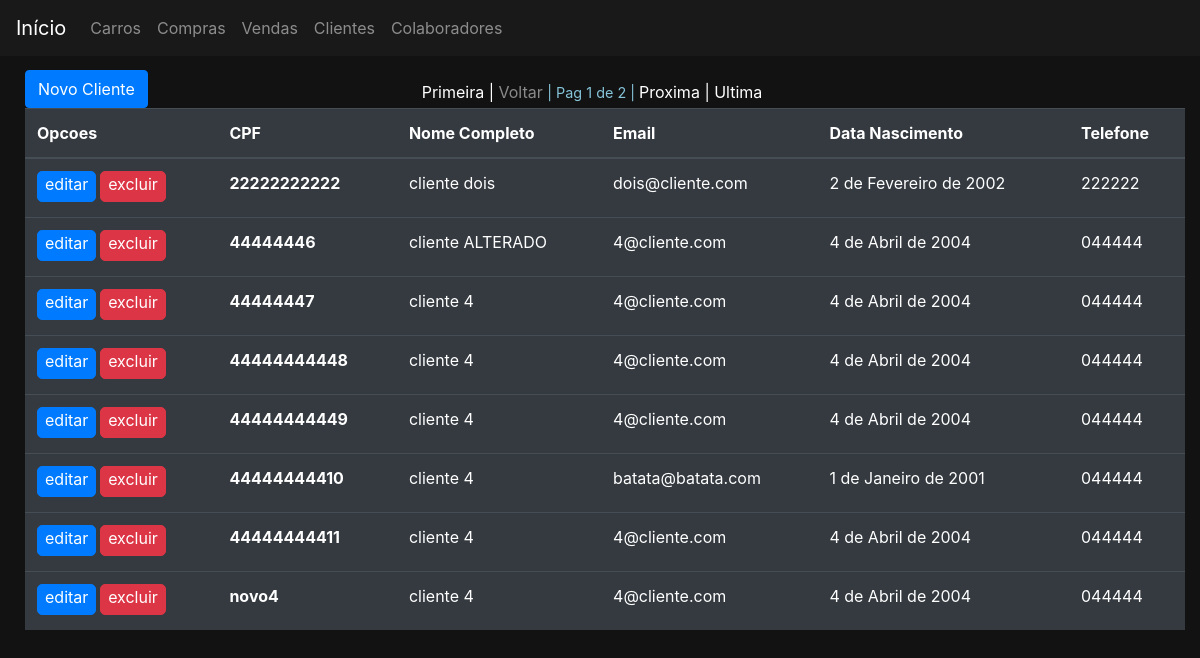
/clientes/, run on an earlier commit of the app's database.
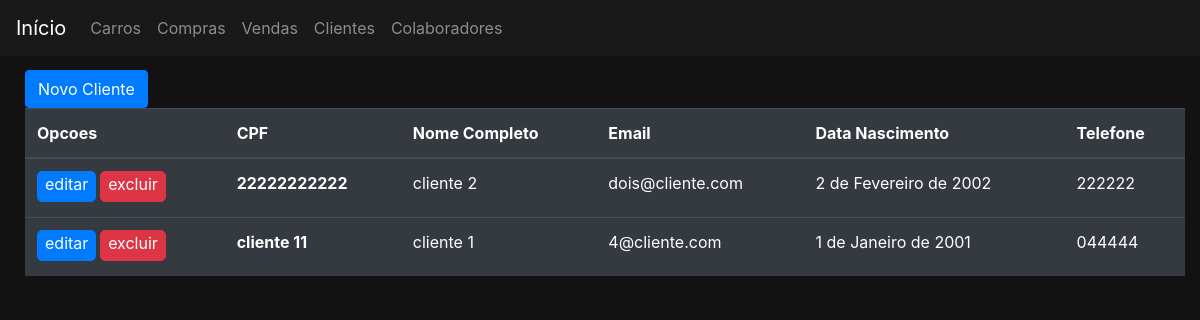
And on a later commit of the database.
### clientes/models.py (models this page shows)
class Cliente(Pessoa):
    renda = models.DecimalField(max_digits=15, decimal_places=2, verbose_name='renda')
    profissao = models.CharField(max_length=20, verbose_name='profissao')
    class Meta:
        permissions = (
            ('permissao_gerente', 'permissao gerente'),
            ('permissao_supervisor', 'permissao supervisor'),
            ('permissao_vendedor', 'permissao vendendor'),
            ('permissao_funcionario', 'permissao todos funcionarios'),
        )

### clientes/views.py (the view)
# urls.py: path('', views.ClienteListar.as_view(), name='listar'),
class ClienteListar(generic.ListView, LoginRequiredMixin):
    model = Cliente
    paginate_by = 8
    template_name = 'clientes/clientes.html'
    permission_required = 'clientes.permissao_funcionario'

### clientes/templates/clientes/clientes.html (shortened to what this page needs)
{% extends 'base.html' %}
{% block pagination %}
    <div class="container">
        <div class="row">
            <div class="col-md-4">
                <a href=" {% url 'clientes:criar' %}" class="btn btn-primary botao_topo">Novo Cliente</a>
            </div>
            <div class="col-md-6">{{ block.super }}</div>
        </div>
    </div>
{% endblock %}
{% block 'body' %}
    <div class="container" >
        <div class="row">
            <div class="col-md">
                <table class="table table-dark">
                    <thead>
                        <tr>
                            <th scope="col">Opcoes</th>
                            <th scope="col">CPF</th>
                            <th scope="col">Nome Completo</th>
                            <th scope="col">Email</th>
                            <th scope="col">Data Nascimento</th>
                            <th scope="col">Telefone</th>
                        </tr>
                    </thead>
                    <tbody>
                        {% for cliente in cliente_list %}
                            <tr>
                                <th>
                                    <a href="{% url 'clientes:editar' cliente.pk %}" class="btn btn-primary botao_tabela">editar</a>
                                    <a href="{% url 'clientes:excluir' cliente.pk %}" class="btn btn-danger botao_tabela">excluir</a>
                                </th>
                                <th>{{cliente.cpf}}</th>
                                <td>{{cliente.nomeCompleto}}</td>
                                <td>{{cliente.email}}</td>
                                <td>{{cliente.dataNascimento}}</td>
                                <td>{{cliente.telefone}}</td>
                            </tr>
                        {% endfor %}
                    </tbody>
                </table>
            </div>
        </div>
    </div>
{% endblock %}

What changed in the data, as far as the page shows it:
removed Cliente: cpf "44444446", nomeCompleto "cliente ALTERADO", email "4@cliente.com", dataNascimento "4 de Abril de 2004", telefone "044444"
removed Cliente: cpf "44444447", nomeCompleto "cliente 4", email "4@cliente.com", dataNascimento "4 de Abril de 2004", telefone "044444"
removed Cliente: cpf "44444444448", nomeCompleto "cliente 4", email "4@cliente.com", dataNascimento "4 de Abril de 2004", telefone "044444"
removed Cliente: cpf "44444444449", nomeCompleto "cliente 4", email "4@cliente.com", dataNascimento "4 de Abril de 2004", telefone "044444"
removed Cliente: cpf "44444444410", nomeCompleto "cliente 4", email "batata@batata.com", dataNascimento "1 de Janeiro de 2001", telefone "044444"
removed Cliente: cpf "44444444411", nomeCompleto "cliente 4", email "4@cliente.com", dataNascimento "4 de Abril de 2004", telefone "044444"
removed Cliente: cpf "novo4", nomeCompleto "cliente 4", email "4@cliente.com", dataNascimento "4 de Abril de 2004", telefone "044444"
changed Cliente "dois@cliente.com": nomeCompleto "cliente dois" → "cliente 2"
now on this page (row edited): Cliente: cpf "cliente 11", nomeCompleto "cliente 1", email "4@cliente.com", dataNascimento "1 de Janeiro de 2001", telefone "044444"
Also different on the page:
{{ page_obj.number }}: "1" → (not shown)
{{ page_obj.paginator.num_pages }}: "2" → (not shown)
text no longer shown: "Primeira | Voltar | Pag de | Proxima | Ultima"
